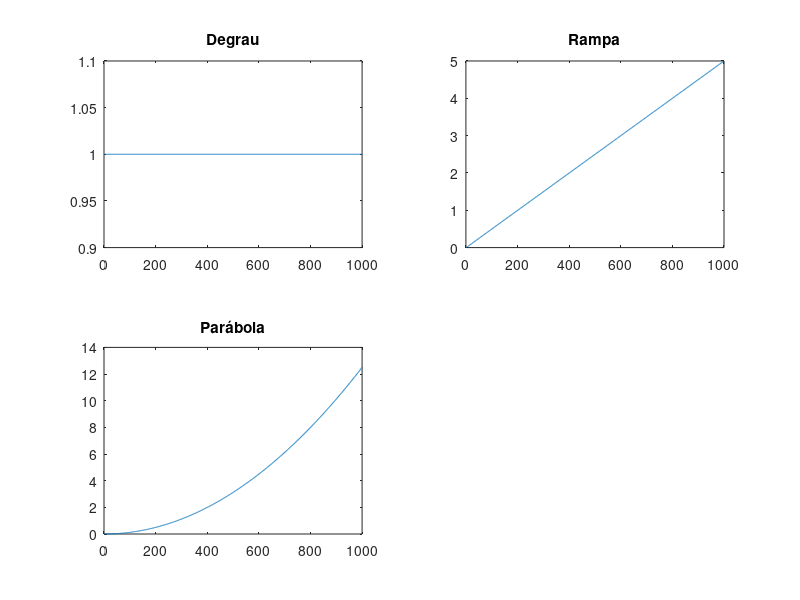
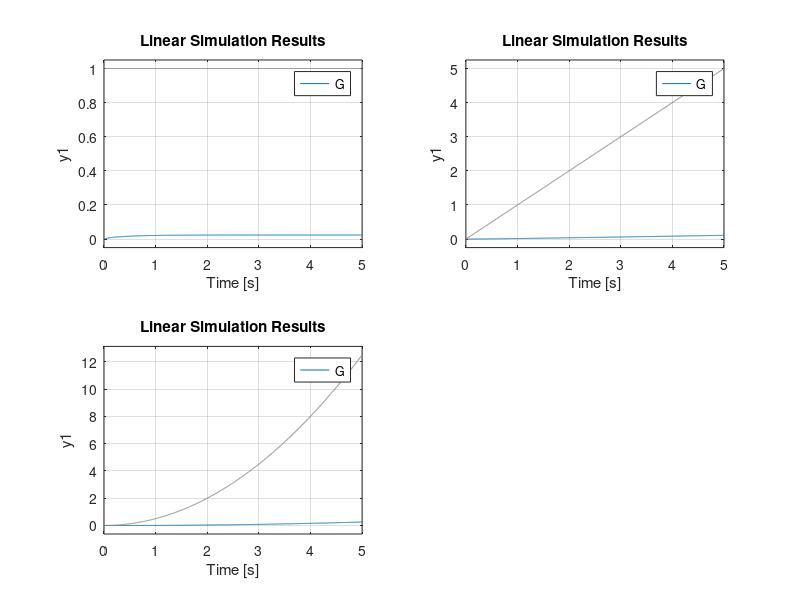

Write the MATLAB code that produced these figures, in order.
%Estratégia - Prob1: 520
%Verifica estabilidade
%Calcular constantes de erro: Kp,Kv,Ka
%Para cada entrada, obter erros esperados
%Usar lsim para plotar resposta a cada um dos sistemas

%Estratégia-Prob2
%Verificar Estabilidade

clear all;                                                                  %apaga todas as variáveis
close all;                                                                  %fecha todas as figuras
clc;                                                                        %limpa a janela de comando

%Declara e plota o degrau:
degrau = ones(1,1000);
figure
subplot (2,2,1);                                                            
plot(degrau);
title ('Degrau');

%Declara e plota a Rampa:
t = linspace ( 0 , 5,1000);
rampa = t;
subplot (2,2,2);
plot(rampa);
title ('Rampa');

%Declara e plota parábola:
parabola = (t.^2)/2;
subplot (2,2,3);
plot(parabola);
title ('Parábola');


%%%%%%%%       Problema 1

%Declaração da G(s)
numg=15 * poly([-6]); %Declara numerador de G(s)
deng = poly([-2 -14 -135]); % Define o denominador de G(s).
G=tf(numg,deng);
%Análise Estabilidade
T=feedback(G,1); %Verifica Estabilidade
polos = pole(T); % Calcula os polos em malha fechada.

%Exibe os pólos em malha fechada
for i = 1: size(polos,1) %para cada linha do vetor
    fprintf('Os pólos em malha fechada são: %.2f.\n',polos(i));
end

%Análise Degrau
Kp=dcgain(G); % Calcula Kp
erroP = 1/(1+Kp);
figure
subplot (2,2,1); 
lsim(G,degrau,t)

%Análise Rampa

numSg=conv ([1 0],numg); % Define o numerador de sG(s).
denSg=deng; % Define o denominador de sG(s).
sG=tf (numSg,denSg); % Cria sG(s).
sG=minreal (sG); % Cancela 's' em comum no numerador
Kv=dcgain(sG); % Calcula Kv=sG(s)
erp=1/Kv; % Calcula o erro em regime permanente Kv
subplot (2,2,2); 
lsim(G,rampa,t)

%Análise Parabola

nums2g=conv ([1 0 0],numg); % Define o numerador de s^2G(s).
dens2g=poly([-8 -10 -12]); % Define o denominador de s^2G(s).
s2G=tf (nums2g,dens2g); % Cria s^2G(s).
s2G=minreal (s2G); % Cancela 's' em comum no numerador
Ka=dcgain(s2G); % Calcula Ka=s^2G(s) para s=0.
erp=1/Ka; % Calcula o erro em regime permanente
subplot (2,2,3); 
lsim(G,parabola,t)

fprintf('Kp = %.2f Kv = %.2f Ka = %.2f \n',Kp,Kv,Ka);

pause(60);
clear all;                                                                  %apaga todas as variáveis
close all;                                                                  %fecha todas as figuras
clc;                                                                        %limpa a janela de comando

%%%%%%%%       Problema 2

numg= 1; %Declara numerador de G(s)
deng = poly([-2 -14 -135]); % Define o denominador de G(s).
G=tf(numg,deng);
T=feedback(G,1); %Verifica Estabilidade
polos = pole(T); % Calcula os polos em malha fechada.

%Exibe os pólos em malha fechada
for i = 1: size(polos,1) %para cada linha do vetor
    fprintf('Os pólos em malha fechada são: %.2f.\n',polos(i));
end


